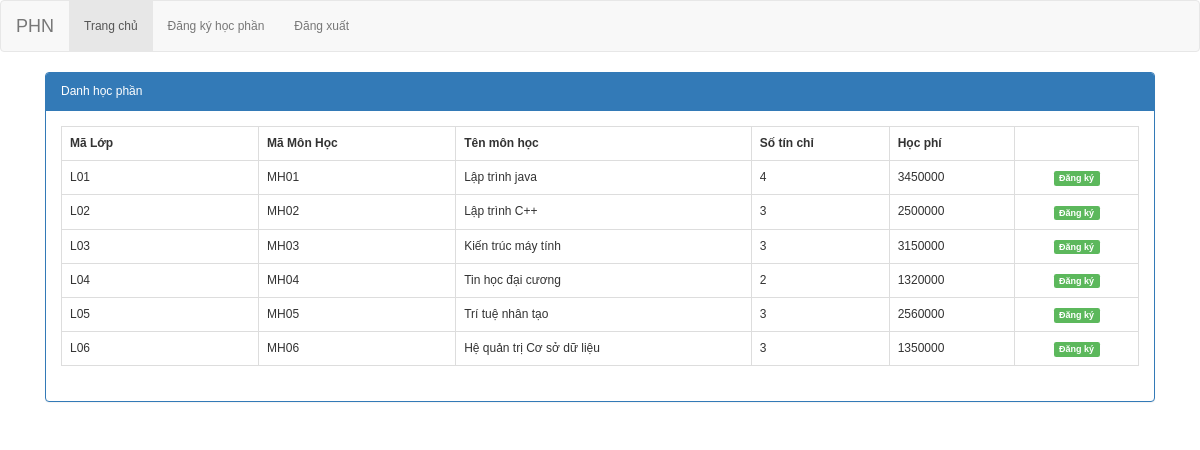
The app's page /index.php?controller=DkiHP (signed in) with its own data.
### tables this page shows
CREATE TABLE `lop` (
  `MaLop` varchar(11) NOT NULL,
  `MaMH` varchar(11) NOT NULL
);

CREATE TABLE `monhoc` (
  `MaMH` varchar(11) NOT NULL,
  `TenMH` varchar(500) NOT NULL,
  `SoTinChi` int(11) NOT NULL,
  `HocPhi` double NOT NULL
);

### controllers/DkiHPController.php (called while the page is built, shortened)
<?php
	include "models/DkiHPModel.php";
	class DkiHPController extends Controller{
		public function index(){
			$data =$this->getdsmonhoc();
			$this->loadView("DkiHPView.php",['data'=>$data]);
		}
	}
 ?>

### models/DkiHPModel.php (called while the page is built, shortened)
<?php
	trait DkiHPModel{
		public function getdsmonhoc(){
			$conn = Connection::getInstance();
			$data = $conn->query("select * from lop l inner join monhoc mh on l.MaMH=mh.MaMH");
			return $data->fetchAll();
		}
	}
 ?>

### views/DkiHPView.php (the view, shortened to what this page needs)
<div class="col-md-12">
    <div class="panel panel-primary">
        <div class="panel-heading">Danh học phần</div>
        <div class="panel-body">
            <table class="table table-bordered table-hover">
                <tr>
                    <th style="width: 100px;">Mã Lớp</th>
                    <th style="width: 100px;">Mã Môn Học</th>
                    <th style="width:150px;">Tên môn học</th>
                    <th style="width: 70px;">Số tín chỉ</th>
                    <th style="width:20px;">Học phí</th>
                    <th style="width:20px;"></th>
                </tr>
                <?php foreach ($data as $value): ?>
                    <tr>
                        <td><?php echo $value->MaLop; ?></td>
                        <td><?php echo $value->MaMH ?></td>
                        <td ><?php echo $value->TenMH ?></td>
                        <td ><?php echo $value->SoTinChi ?></td>
                        <td ><?php echo $value->HocPhi ?></td>
                        <td style="text-align: center;">
                            <a href="index.php?controller=DkiHP&action=dangky&id=<?php echo $value->MaLop; ?>" class="label label-success">Đăng ký</a>
                        </td>
                    </tr>
                <?php endforeach ?>
            </table>
        </div>
    </div>
</div>

### assets/frontend/100/047/633/themes/517833/assets/styles.scss221b.css (style rules this page uses)
a { color:#464646 }
body { font-family:'Arial';font-weight:400;font-size:12px;margin:0 }

### records on screen
lop: MaLop "L01", monhoc.MaMH "MH01", monhoc.TenMH "Lập trình java", monhoc.SoTinChi "4", monhoc.HocPhi "3450000"
lop: MaLop "L02", monhoc.MaMH "MH02", monhoc.TenMH "Lập trình C++", monhoc.SoTinChi "3", monhoc.HocPhi "2500000"
lop: MaLop "L03", monhoc.MaMH "MH03", monhoc.TenMH "Kiến trúc máy tính", monhoc.SoTinChi "3", monhoc.HocPhi "3150000"
lop: MaLop "L04", monhoc.MaMH "MH04", monhoc.TenMH "Tin học đại cương", monhoc.SoTinChi "2", monhoc.HocPhi "1320000"
lop: MaLop "L05", monhoc.MaMH "MH05", monhoc.TenMH "Trí tuệ nhân tạo", monhoc.SoTinChi "3", monhoc.HocPhi "2560000"
lop: MaLop "L06", monhoc.MaMH "MH06", monhoc.TenMH "Hệ quản trị Cơ sở dữ liệu", monhoc.SoTinChi "3", monhoc.HocPhi "1350000"
